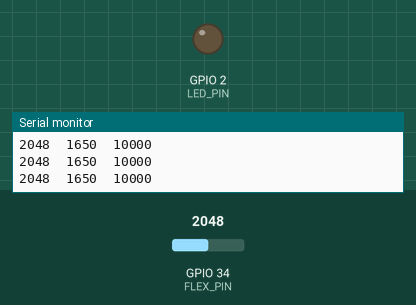
Bench run of a sketch on a simulated ESP32. Shown: output pins drawn as LEDs (lit = HIGH), the last lines printed to the serial monitor. Inputs (shaded band) come from the test bench; at power-on: GPIO 34 (FLEX_PIN) = 2048 (analog values on the 0–4095 scale).

Above: at 2.7 s.
2.8 s: GPIO 34 (FLEX_PIN) set to 1958
At 4.0 s:
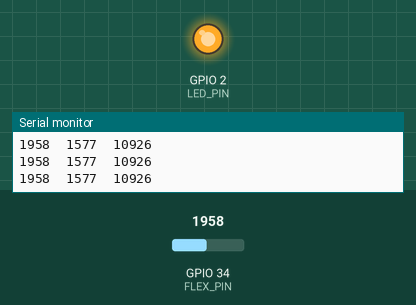
4.4 s: GPIO 34 (FLEX_PIN) set to 2040
At 5.7 s:
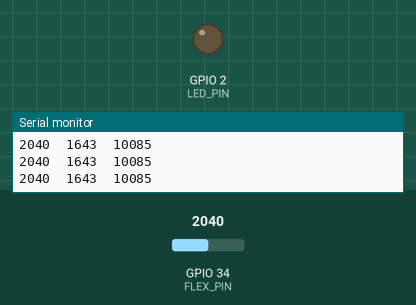
6.0 s: GPIO 34 (FLEX_PIN) set to 1960
At 7.6 s:
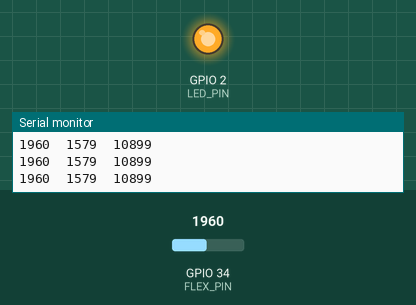
Timing chart, 0 to 9.1 s (numbered marks = the images above; inputs shaded):
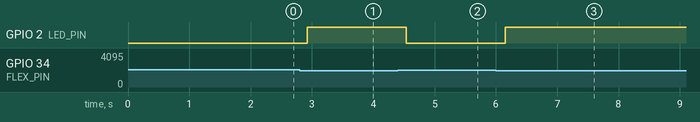

Measured:
- the behaviour switches between 2000 and 1999 on GPIO 34 (FLEX_PIN) (found by bisection; images 0 and 1)
- after the input at 2.8 s, GPIO 2 (LED_PIN): LOW → HIGH after 0.12 s
- after the input at 4.4 s, GPIO 2 (LED_PIN): HIGH → LOW after 0.14 s
- after the input at 6.0 s, GPIO 2 (LED_PIN): LOW → HIGH after 0.16 s

The sketch:

flex_test_d34.ino
```cpp
// Single flex sensor test — ESP32, GPIO34 (D34)
// Wiring: 3V3 -> flex sensor -> D34 -> 10k -> GND

static const int FLEX_PIN = 34;
static const int LED_PIN  = 2;
static const float R_FIXED = 10000.0f;   // 10k to GND
static const float VCC_MV  = 3300.0f;

void setup() {
  Serial.begin(115200);
  delay(1500);
  pinMode(LED_PIN, OUTPUT);
  analogReadResolution(12);
  analogSetPinAttenuation(FLEX_PIN, ADC_11db);
  Serial.println();
  Serial.println("=== FLEX TEST  pin=D34 (GPIO34) ===");
  Serial.println("Wiring: 3V3 -> FLEX -> D34 -> 10k -> GND");
  Serial.println("Flat vs bent should change the numbers below.");
  Serial.println("raw\tmV\tRflex(ohm)");
}

void loop() {
  uint32_t sum = 0;
  for (int i = 0; i < 16; i++) sum += analogRead(FLEX_PIN);
  int raw = sum / 16;

  float mv = analogReadMilliVolts(FLEX_PIN);
  float rf = -1.0f;
  if (mv > 10.0f && mv < VCC_MV - 10.0f) {
    rf = R_FIXED * (VCC_MV - mv) / mv;
  }

  if (rf < 0) Serial.printf("%4d\t%.0f\t  --\n", raw, mv);
  else       Serial.printf("%4d\t%.0f\t%.0f\n", raw, mv, rf);

  digitalWrite(LED_PIN, (raw < 2000) ? HIGH : LOW);
  delay(200);
}
```
